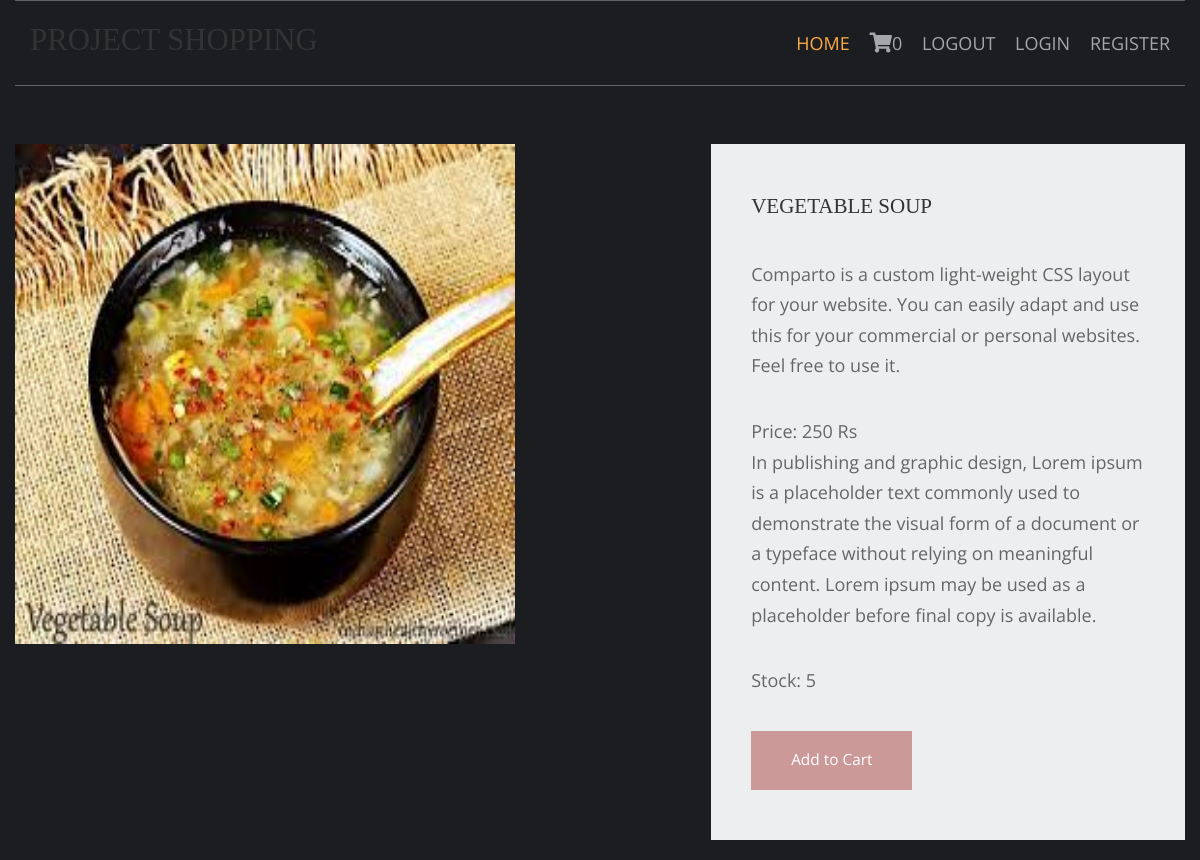
The app's page /vegetables-receipts/vegetable-soup with its own data.
### shop/models.py (models this page shows, shortened)
class products(models.Model):
    name=models.CharField(max_length=150,unique=True)
    slug=models.SlugField(max_length=250,unique=True)
    img=models.ImageField(upload_to='product')
    desc=models.TextField()
    stock=models.IntegerField()
    available=models.BooleanField()
    price=models.IntegerField()
    category=models.ForeignKey(categ,on_delete=models.CASCADE)

### shop/views.py (the view)
# urls.py: path('<slug:c_slug>/<slug:product_slug>',views.prodDetails,name='details'),
def prodDetails(request,c_slug,product_slug):
    try:
        prod=products.objects.get(category__slug=c_slug,slug=product_slug)
    except Exception as e:
        raise e
    return render(request,'item.html',{'pr':prod})

### cart/context_processor.py (called while the page is built)
def count(request):
    item_count=0;
    if 'admin' in request.path:
        return {}
    else:
        try:
            ct=cartlist.objects.filter(cart_id=c_id(request))
            cti=items.objects.all().filter(cart=ct[:1])
            for c in cti:
                item_count+=c.quan
        except cartlist.DoesNotExist:
            item_count=0
        return dict(itc=item_count)

### cart/views.py (called while the page is built)
def c_id(request):
    ct_id=request.session.session_key
    if not ct_id:
        ct_id=request.session.create()
    return ct_id

### templates/item.html (shortened to what this page needs)
{% extends 'base.html' %}
{% load static %}
{% block content %}
<html lang="en">
<head>
    <link href="{% static 'pr/fontawesome/css/all.min.css' %}" rel="stylesheet" />
    <link href="{% static 'pr/css/templatemo-comparto.css' %}" rel="stylesheet" />
</head>
<body>
<br><br>
        <section class="tm-mb-1" id="about">
            <div class="tm-row tm-about-row">
                <div class="tm-section-1-l">
                    <img src="{{pr.img.url}}" alt="About image" class="tm-img-responsive" style="height:500px;width: 500px;">
                </div>
                <article class="tm-section-1-r tm-bg-color-8">
                    <h2 class="tm-mb-2 tm-title-color">{{pr.name}}</h2>
                    <p><a rel="nofollow" href="https://templatemo.com/tm-544-comparto" target="_parent">Comparto</a> is a custom light-weight CSS layout for your website. You can easily adapt and use this for your commercial or personal websites. Feel free to use it.</p>
                    <p>Price: {{pr.price}} Rs <br> {{pr.desc}}</p>
                    <p>Stock: {{pr.stock}}</p>
{% if pr.stock <= 0 %}
<h1 style="color: red">Sorry .NO stock left</h1>
                {% else %}
                <a href="{% url 'addcart' pr.id %}" class="tm-btn tm-btn-1 tm-link-to-services">Add to Cart</a>
{% endif %}
                </article>
            </div>
        </section>
</body>
</html>
{% endblock %}

### static/hm/layout/styles/layout.css (style rules this page uses)
*, *::before, *::after { transition:all .3s ease-in-out; }
body { color:#A5A6AA; background-color:#1C1D21; }
a { color:#FBAB45; }

### static/pr/css/templatemo-comparto.css (style rules this page uses)
*, *::before, *::after { box-sizing: border-box; outline: none; }
ul, h1, h2, h3, h4, p, figure { padding: 0; margin: 0; }
body { font-family: 'Open Sans', Arial, sans-serif; font-size: 18px; overflow-x: hidden; padding-left: 15px; padding-right: 15px; margin: 0; }
h2 { font-size: 1.5rem; }
a { transition: all 0.3s ease; text-decoration: none; }
p { color: #666; line-height: 1.7; margin-bottom: 35px; }
h1, h2, h3, h4, h5, h6 { color: #333; }
.tm-mb-1 { margin-bottom: 20px; }
.tm-mb-2 { margin-bottom: 40px; }
.tm-bg-color-8 { background-color: #EDEEEF; }
.tm-img-responsive { max-width: 100%; height: auto; }
.tm-section-1-l { width: 57.85%; margin-right: 1.65%; }
.tm-section-1-r { padding: 50px 40px; width: 40.5%; }
.tm-row { display: flex; }
.tm-btn { display: inline-block; padding: 15px 40px; font-size: 1.1rem; border: none; background-color: #CC9999; color: white; }
a { color: #666; }

### static/hm/layout/styles/framework.css (style rules this page uses)
html { overflow-y:scroll; overflow-x:hidden; }
html, body { margin:0; padding:0; font-size:14px; line-height:1.6em; }
*, *::before, *::after { box-sizing:border-box; }
a { outline:none; text-decoration:none; }
img { width:auto; max-width:100%; height:auto; margin:0; padding:0; border:none; line-height:normal; vertical-align:middle; }
body, input, textarea, select { font-family:Verdana, Geneva, sans-serif; }
h1, h2, h3, h4, h5, h6, .heading { font-family:Georgia, "Times New Roman", Times, serif; }
::placeholder { opacity:1; }
h1, h2, h3, h4, h5, h6, .heading { margin:0 0 20px 0; font-size:1.4rem; line-height:normal; font-weight:normal; text-transform:uppercase; }
address, article, aside, figcaption, figure, footer, header, main, nav, section { display:block; margin:0; padding:0; }

### records on screen
products: img (picture), name "VEGETABLE SOUP", price "250", desc "In publishing and graphic design, Lorem ipsum is a placeholder text commonly used to demonstrate the visual form of a document or a typeface without relying on meaningful content. Lorem ipsum may be used as a placeholder before final copy is available.", stock "5"

### other values on screen
{{ itc }} "0"
